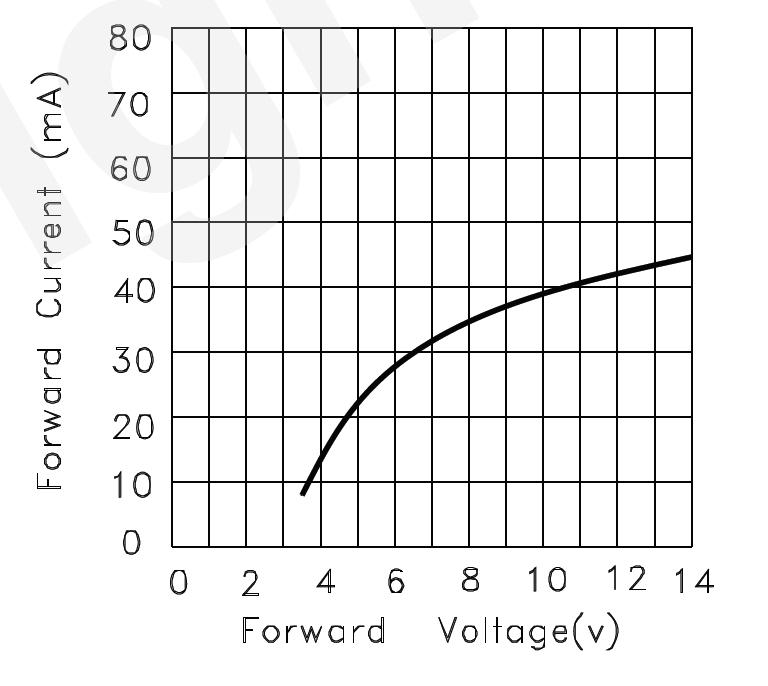
%> input picture matlab/images/image1.JPG, 768 x 686 px
$ octave macibu_stunda_2.m   (GNU Octave 9; MATLAB toolbox functions it lacks are replaced by stand-ins)
%> lines starting %> are read from the running program, lines starting %| are printed output that depends on the picture
%% Mērījumu datu apstrāde
% Polinomā aproksimācija - ja par 2 punktiem lielāka par polinoma kārtu,
% skatīsim lekcijā.
% 1.lab.d
diary lab1_diary.m
%doti mērījumu dati, kurus noformēsim kā vektorus
Um = [-1 0.3 1.5 2.5 3.2]
Im = [1.1 2.2 2.1 3.2 4.7]
%Grafiks
plot(Um,Im,'o-')
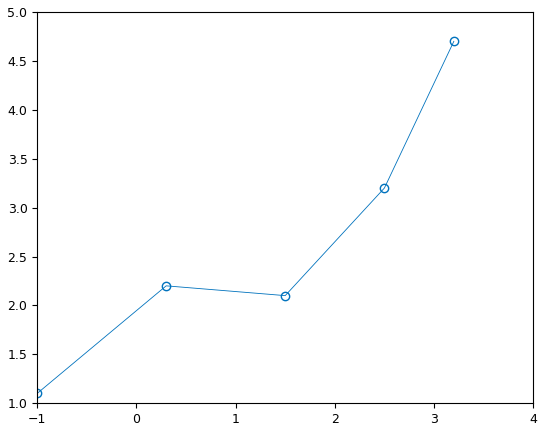
%> figure redrawn from the program's plot data
%Iznāk lausta līnija, kas mums neder, tāpēc mēģināsim izveidot matemātisku
%2.kārtas polinoms
%y = C(1)*x.^2+C(2)*x+C(3)
%Polinoma koeficentus atradīs POLYFIT
%sintakse:
%C = polyfit(x,y,N)
%N-polinoma karta
%C = polyfit(Um,Im,2)
%Lai iegūtu labu līniju
%noformēšu vēl vienu x
U = -1:0.01:3.2
%%tad rēķināšu y ar sīkāku soli
%grafiku zīmēsim
%mērījumu dati ar "o"
%I=C(1)*U.^3+C(2)*U+C(3)
%pielaikotais polinoms ar līniju
%plot(Um,Im,'o',U,I)
%lai iegūtu labākus rezultātus paņemsim 3.kārtas polinomu
C = polyfit(Um,Im,3)
I= C(1)*U.^3+C(2)*U.^2+C(3)*U+C(4)
plot(Um,Im,'o',U,I)
%> figure, not shown here; curve peaks at x = 3.2, y = 4.74

%% izmantosim PolYVAL funkciju
%Ja punktu skaits ir par vienu lielaks par polinoma pakāpi, tad ir absolūti
%precīzi INTERPOLACIJA
%polyfit = polynomial fitting rekina koeficentus
%polyval = polynomial values rekina vertibas
C = polyfit(Um,Im,10);
I = polyval(C,U);
plot(Um,Im,'o',U,I)
%> figure, not shown here; curve peaks at x = 3.2, y = 4.7

%% Ja sakarība ir lineāra
C = polyfit(Um,Im,1);
I = polyval(C,U);
plot(Um,Im,'o',U,I)
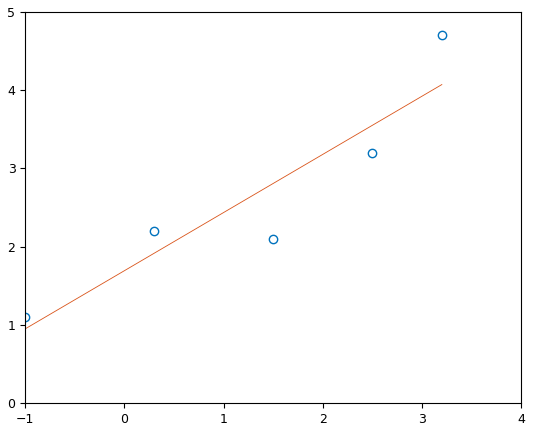
%> figure redrawn from the program's plot data; curve peaks at x = 3.2, y = 4.07

%% Vairākas mērijumu sēŗijas
% Pieņemsim, ka mainmām spriegumu, bet strāvu mainām 5 reizes
Um = [-1 0.3 1.5 2.5 3.2];
Im = [1.1 2.2 2.1 3.2 4.7;
      0.9 1.8 2.6 3.3 4.5;
      1.0 2.0 2.4 3.4 4.3;
      0.8 2.1 2.5 3.5 4.4;
      1.0 2.1 2.3 3.4 4.6];
% Kā matlab zīmēs matricas?
%figure,plot(Um,Im,'o-')
%pareizi butu transponet
%figure,plot(Um,Im','o-')
%secinam, ka matlab zime pa stabiņiem
%lai polyfit varētu aprēķināt vajag vidējo
Ivid=mean(Im)
C = polyfit(Um,Ivid,4);
U = -1:0.01:3.2;
I = polyval(C,U);
%uzzimesim
%ar aplīšiem apzīmeējam mēŗijumu datus
%ar melnām zvaigznēm vidējo
%ar līniju apzīmējam pielaikojot polinomo
plot(Um,Im','o',Um,Ivid,'*k',U,I,'-')
%> figure, not shown here; curve peaks at x = 3.2, y = 4.5

%% Kā attēlot vidējo kvadrātisko nozīmi

Ivid_kv_nov = std(Im);
errorbar(Um,Ivid,Ivid_kv_nov)
%> figure, not shown here; highest point at x = 3.2, y = 4.66

%% Datu iegūšana no grafiski uzdotiem datiem
%Pieņemsim, ka mums ir grafika foto
%1.Ielasam JPG uz matlab
A = imread('image1.JPG');
%> A is the input picture: size 686x768x3 uint8; min 0, max 255, mean 238.3
B = imread('image2.JPG');
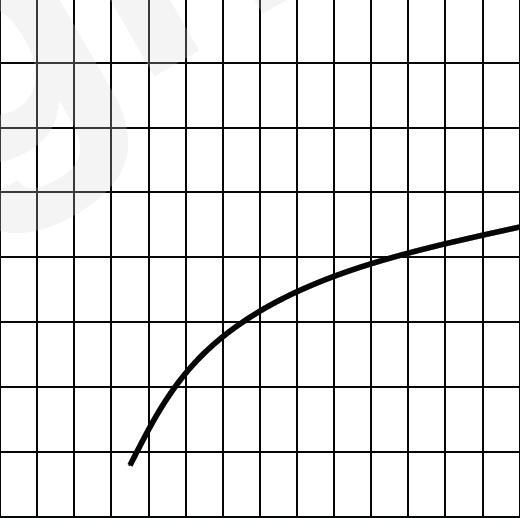
%> input picture matlab/images/image2.JPG, 521 x 518 px
%> B is the input picture: size 518x521x3 uint8; mean R, G, B 231.3, 231.3, 231.4
%2.Uzzimēsim
%figure(1),image(A);
%figure(2),image(B);
figure(2),image([0 14],[80 0],B);
set(gca,'YDir','normal');
%> (the run ends here)
